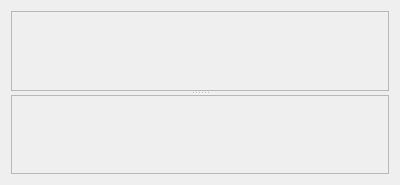
<?xml version="1.0" encoding="UTF-8"?>
<ui version="4.0">
 <class>Form</class>
 <widget class="QWidget" name="Form">
  <property name="geometry">
   <rect>
    <x>0</x>
    <y>0</y>
    <width>400</width>
    <height>185</height>
   </rect>
  </property>
  <property name="windowTitle">
   <string>Form</string>
  </property>
  <layout class="QVBoxLayout" name="verticalLayout">
   <item>
    <widget class="QSplitter" name="splitter">
     <property name="orientation">
      <enum>Qt::Vertical</enum>
     </property>
     <widget class="QScrollArea" name="scrollArea">
      <property name="widgetResizable">
       <bool>true</bool>
      </property>
      <widget class="QWidget" name="scrollAreaWidgetContents">
       <property name="geometry">
        <rect>
         <x>0</x>
         <y>0</y>
         <width>380</width>
         <height>79</height>
        </rect>
       </property>
       <layout class="QFormLayout" name="header_form"/>
      </widget>
     </widget>
     <widget class="QScrollArea" name="scrollArea_2">
      <property name="widgetResizable">
       <bool>true</bool>
      </property>
      <widget class="QWidget" name="scrollAreaWidgetContents_2">
       <property name="geometry">
        <rect>
         <x>0</x>
         <y>0</y>
         <width>380</width>
         <height>79</height>
        </rect>
       </property>
       <layout class="QFormLayout" name="config_form"/>
      </widget>
     </widget>
    </widget>
   </item>
  </layout>
 </widget>
 <resources/>
 <connections/>
</ui>
